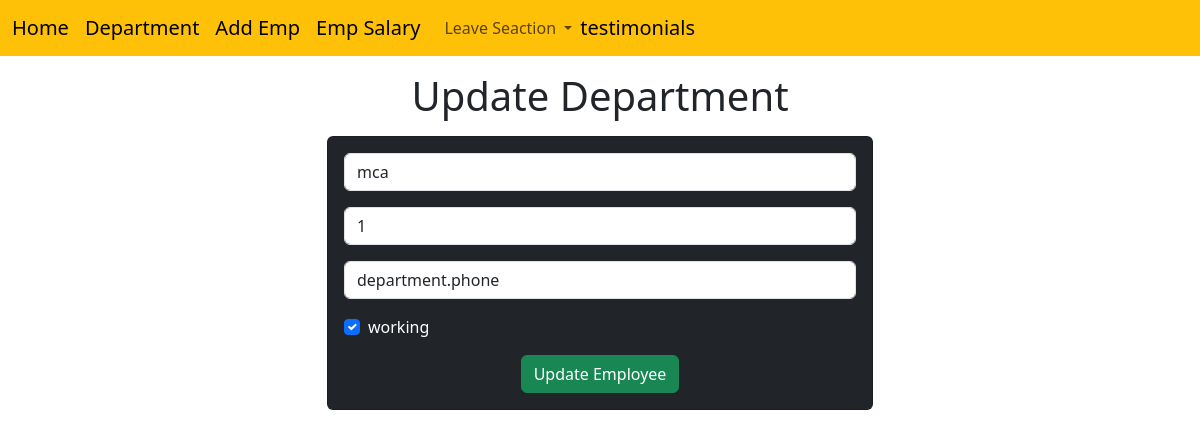
The app's page /emp/update-department/2 with its own data.
### emp/models.py (models this page shows)
class Department(models.Model):
     name=models.CharField(max_length=200)
     department_id=models.CharField(max_length=200)
     phone=models.CharField(max_length=10)
     working=models.BooleanField(default=True)

### emp/views.py (the view)
# urls.py: path('update-department/<int:department_id>',update_department),
def update_department(request,department_id):
    department=Department.objects.get(pk=department_id)
    return render(request,'emp/update_department.html',{
        'department':department
    })

### templates/emp/update_department.html (shortened to what this page needs)
<!doctype html>
<html lang="en">
  <head>
    <link href="https://cdn.jsdelivr.net/npm/bootstrap@5.3.3/dist/css/bootstrap.min.css" rel="stylesheet">
  </head>
  <body>
    {% include 'emp/navbar.html' %}
    <h1 class="text-center my-3"> Update Department</h1>
    <div class="container">
        <div class="row">
          <div class="col-md-6 offset-md-3">
            <div class="card bg-dark text-white">
              <div class="card-body">
                <form action="/emp/do-update-department/{{department.id}}" method="POST">
                  <div class="mb-3">
                   <input type="text" class="form-control" placeholder="enter department name" name="department_name"
                   value="{{department.name}}">
                  </div>
                  <div class="mb-3">
                    <input type="text" class="form-control" placeholder="enter department id" name="department_id"
                    value="{{department.department_id}}">
                  </div>
                  <div class="mb-3">
                    <input type="text" class="form-control" placeholder="enter department phone" name="department_phone"
                    value="department.phone">
                  </div>
                  <div class="mb-3 form-check">
                    <label for="working">working</label>
                    <input {% if department.working  %} checked {% endif %}name="department_working" type="checkbox" class="form-check-input">
                  </div>
                  <div class="container text-center">
                    <button class="btn btn-success">Update Employee</button>
                  </div>
                </form>
              </div>
            </div>
          </div>
        </div>
    </div>
  </body>
</html>

### records on screen
Department: department_name "mca", department_id "1", working "☑"
